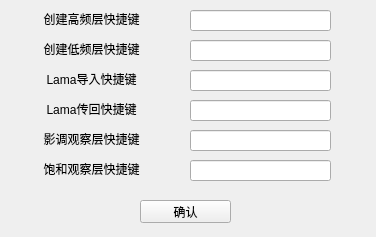
<?xml version="1.0" encoding="UTF-8"?>
<ui version="4.0">
 <class>Form</class>
 <widget class="QWidget" name="Form">
  <property name="geometry">
   <rect>
    <x>0</x>
    <y>0</y>
    <width>376</width>
    <height>237</height>
   </rect>
  </property>
  <property name="windowTitle">
   <string>Form</string>
  </property>
  <widget class="QLabel" name="label_20">
   <property name="geometry">
    <rect>
     <x>6</x>
     <y>10</y>
     <width>171</width>
     <height>16</height>
    </rect>
   </property>
   <property name="text">
    <string>&lt;html&gt;&lt;head/&gt;&lt;body&gt;&lt;p align=&quot;center&quot;&gt;创建高频层快捷键&lt;/p&gt;&lt;/body&gt;&lt;/html&gt;</string>
   </property>
  </widget>
  <widget class="QLineEdit" name="gaopin">
   <property name="geometry">
    <rect>
     <x>190</x>
     <y>10</y>
     <width>141</width>
     <height>21</height>
    </rect>
   </property>
   <property name="toolTip">
    <string>不需要多任务流水线的话，自动对ps当前的文档进行执行，可以不用填写。如需一图多修，可将其他任务的文档名改成与这个图片一致的文档名。</string>
   </property>
   <property name="text">
    <string/>
   </property>
   <property name="placeholderText">
    <string/>
   </property>
  </widget>
  <widget class="QLabel" name="label_21">
   <property name="geometry">
    <rect>
     <x>6</x>
     <y>40</y>
     <width>171</width>
     <height>16</height>
    </rect>
   </property>
   <property name="text">
    <string>&lt;html&gt;&lt;head/&gt;&lt;body&gt;&lt;p align=&quot;center&quot;&gt;创建低频层快捷键&lt;/p&gt;&lt;/body&gt;&lt;/html&gt;</string>
   </property>
  </widget>
  <widget class="QLineEdit" name="dipin">
   <property name="geometry">
    <rect>
     <x>190</x>
     <y>40</y>
     <width>141</width>
     <height>21</height>
    </rect>
   </property>
   <property name="toolTip">
    <string>不需要多任务流水线的话，自动对ps当前的文档进行执行，可以不用填写。如需一图多修，可将其他任务的文档名改成与这个图片一致的文档名。</string>
   </property>
   <property name="text">
    <string/>
   </property>
   <property name="placeholderText">
    <string/>
   </property>
  </widget>
  <widget class="QLabel" name="label_22">
   <property name="geometry">
    <rect>
     <x>6</x>
     <y>70</y>
     <width>171</width>
     <height>16</height>
    </rect>
   </property>
   <property name="text">
    <string>&lt;html&gt;&lt;head/&gt;&lt;body&gt;&lt;p align=&quot;center&quot;&gt;Lama导入快捷键&lt;/p&gt;&lt;/body&gt;&lt;/html&gt;</string>
   </property>
  </widget>
  <widget class="QLineEdit" name="lama_export">
   <property name="geometry">
    <rect>
     <x>190</x>
     <y>70</y>
     <width>141</width>
     <height>21</height>
    </rect>
   </property>
   <property name="toolTip">
    <string>不需要多任务流水线的话，自动对ps当前的文档进行执行，可以不用填写。如需一图多修，可将其他任务的文档名改成与这个图片一致的文档名。</string>
   </property>
   <property name="text">
    <string/>
   </property>
   <property name="placeholderText">
    <string/>
   </property>
  </widget>
  <widget class="QLineEdit" name="lama_import">
   <property name="geometry">
    <rect>
     <x>190</x>
     <y>100</y>
     <width>141</width>
     <height>21</height>
    </rect>
   </property>
   <property name="toolTip">
    <string>不需要多任务流水线的话，自动对ps当前的文档进行执行，可以不用填写。如需一图多修，可将其他任务的文档名改成与这个图片一致的文档名。</string>
   </property>
   <property name="text">
    <string/>
   </property>
   <property name="placeholderText">
    <string/>
   </property>
  </widget>
  <widget class="QLabel" name="label_23">
   <property name="geometry">
    <rect>
     <x>6</x>
     <y>100</y>
     <width>171</width>
     <height>16</height>
    </rect>
   </property>
   <property name="text">
    <string>&lt;html&gt;&lt;head/&gt;&lt;body&gt;&lt;p align=&quot;center&quot;&gt;Lama传回快捷键&lt;/p&gt;&lt;/body&gt;&lt;/html&gt;</string>
   </property>
  </widget>
  <widget class="QLabel" name="label_24">
   <property name="geometry">
    <rect>
     <x>6</x>
     <y>130</y>
     <width>171</width>
     <height>16</height>
    </rect>
   </property>
   <property name="text">
    <string>&lt;html&gt;&lt;head/&gt;&lt;body&gt;&lt;p align=&quot;center&quot;&gt;影调观察层快捷键&lt;/p&gt;&lt;/body&gt;&lt;/html&gt;</string>
   </property>
  </widget>
  <widget class="QLineEdit" name="yingdiao">
   <property name="geometry">
    <rect>
     <x>190</x>
     <y>130</y>
     <width>141</width>
     <height>21</height>
    </rect>
   </property>
   <property name="toolTip">
    <string>不需要多任务流水线的话，自动对ps当前的文档进行执行，可以不用填写。如需一图多修，可将其他任务的文档名改成与这个图片一致的文档名。</string>
   </property>
   <property name="text">
    <string/>
   </property>
   <property name="placeholderText">
    <string/>
   </property>
  </widget>
  <widget class="QLabel" name="label_25">
   <property name="geometry">
    <rect>
     <x>6</x>
     <y>160</y>
     <width>171</width>
     <height>16</height>
    </rect>
   </property>
   <property name="text">
    <string>&lt;html&gt;&lt;head/&gt;&lt;body&gt;&lt;p align=&quot;center&quot;&gt;饱和观察层快捷键&lt;/p&gt;&lt;/body&gt;&lt;/html&gt;</string>
   </property>
  </widget>
  <widget class="QLineEdit" name="baohe">
   <property name="geometry">
    <rect>
     <x>190</x>
     <y>160</y>
     <width>141</width>
     <height>21</height>
    </rect>
   </property>
   <property name="toolTip">
    <string>不需要多任务流水线的话，自动对ps当前的文档进行执行，可以不用填写。如需一图多修，可将其他任务的文档名改成与这个图片一致的文档名。</string>
   </property>
   <property name="text">
    <string/>
   </property>
   <property name="placeholderText">
    <string/>
   </property>
  </widget>
  <widget class="QPushButton" name="check_btn">
   <property name="geometry">
    <rect>
     <x>140</x>
     <y>200</y>
     <width>91</width>
     <height>23</height>
    </rect>
   </property>
   <property name="text">
    <string>确认</string>
   </property>
  </widget>
 </widget>
 <resources/>
 <connections/>
</ui>
